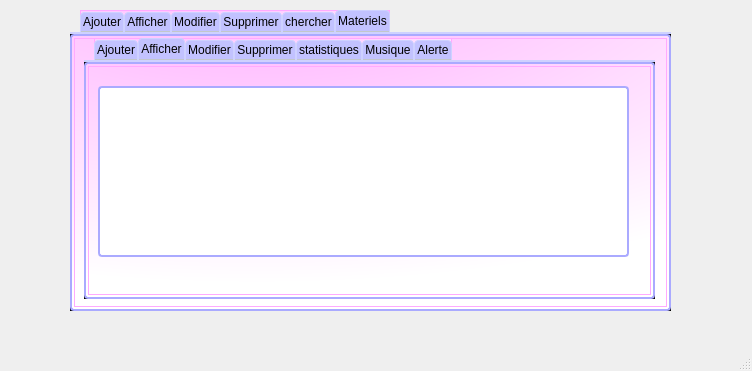
<?xml version="1.0" encoding="UTF-8"?>
<ui version="4.0">
 <class>gestionSalle</class>
 <widget class="QMainWindow" name="gestionSalle">
  <property name="geometry">
   <rect>
    <x>0</x>
    <y>0</y>
    <width>752</width>
    <height>371</height>
   </rect>
  </property>
  <property name="windowTitle">
   <string>gestionSalle</string>
  </property>
  <widget class="QWidget" name="centralwidget">
   <widget class="QTabWidget" name="tabWidget">
    <property name="enabled">
     <bool>true</bool>
    </property>
    <property name="geometry">
     <rect>
      <x>70</x>
      <y>10</y>
      <width>601</width>
      <height>301</height>
     </rect>
    </property>
    <property name="font">
     <font>
      <weight>50</weight>
      <bold>false</bold>
     </font>
    </property>
    <property name="toolTip">
     <string>&lt;html&gt;&lt;head/&gt;&lt;body&gt;&lt;p&gt;c&lt;/p&gt;&lt;/body&gt;&lt;/html&gt;</string>
    </property>
    <property name="styleSheet">
     <string notr="true">QStatusBar {
    background-color: rgb(207, 203, 255);
}
QPushButton
{
  border: 0px white;
  border-radius: 10px;
  padding: 0 8px;
  background: rgb(170, 170, 255);
}
QComboBox {
    border: 1px solid rgb(170, 170, 255);
    border-radius: 3px;
    padding: 1px 18px 1px 3px;
    min-width: 6em;
}
QTableView {
    selection-background-color: qlineargradient(x1: 0, y1: 0, x2: 0, y2: 0,
                                stop: 0 #FF92BB, stop: 1 white);
border:0.5px;
}
QLineEdit { background-color: white;
border: 2px solid rgb(170, 170, 255);
    border-radius: 4px; }

QFrame {
    border: 2px solid rgb(170, 170, 255);
    border-radius: 4px;
    padding: 2px;
    background-image: url(images/welcome.png);
}
 QLabel{
    border:0px;
    border-radius: 4px;
    padding: 0px;
    background-image: url(images/welcome.png);
}


QStatusBar {
    background-color: rgb(207, 203, 255);
}

QStatusBar::item {
    border: 1px solid red;
    border-radius: 3px;
}



/************************************************/
QTabWidget::pane { /* The tab widget frame */
    border-top: 2px solid #ced1ff;
background-color:black;
}


/* Style the tab using the tab sub-control. Note that
    it reads QTabBar _not_ QTabWidget */
QTabWidget::pane { /* The tab widget frame */
    border-top: 2px solid #ced1ff;
}

QTabWidget::tab-bar {
    left: 10px; /* move to the right by 5px */
}

/* Style the tab using the tab sub-control. Note that
    it reads QTabBar _not_ QTabWidget */
QTabBar::tab {
    background:rgb(194, 194, 255);
    border: 1px solid #ced1ff;
    border-bottom-color: #C2C7CB; /* same as the pane color */
    border-top-left-radius: 4px;
    border-top-right-radius: 4px;
    min-width: 8ex;
    padding: 2px;
}

QTabBar::tab:selected, QTabBar::tab:hover {
    background: qlineargradient(x1: 0, y1: 0, x2: 0, y2: 1,
                                stop: 0 #fafafa, stop: 0.4 #f4f4f4,
                                stop: 0.5 #e7e7e7, stop: 1.0 #fafafa);
}



QTabBar::tab:!selected {
    margin-top: 2px; /* make non-selected tabs look smaller */
}



/*********************************/


































* {   background: qradialgradient(cx: 0.3, cy: -0.4, fx: 0.3, fy: -0.4, radius: 1.35, stop: 0 #ffaaff, stop: 1  rgb(255,255, 255));   color: rgb(0,0, 0);   border: 1px solid #ffaaff; }
/** {   background-color: rgb(255, 215, 255);   color: rgb(0,0, 0);   border: 1px solid #ffaaff; }*/
</string>
    </property>
    <property name="currentIndex">
     <number>5</number>
    </property>
    <widget class="QWidget" name="ajouter">
     <attribute name="title">
      <string>Ajouter</string>
     </attribute>
     <widget class="QLineEdit" name="fonctionAdd">
      <property name="geometry">
       <rect>
        <x>130</x>
        <y>80</y>
        <width>141</width>
        <height>31</height>
       </rect>
      </property>
      <property name="font">
       <font>
        <family>Bahnschrift</family>
        <pointsize>14</pointsize>
       </font>
      </property>
      <property name="text">
       <string/>
      </property>
     </widget>
     <widget class="QLineEdit" name="capaciteAdd">
      <property name="geometry">
       <rect>
        <x>130</x>
        <y>140</y>
        <width>141</width>
        <height>31</height>
       </rect>
      </property>
      <property name="font">
       <font>
        <family>Bahnschrift</family>
        <pointsize>14</pointsize>
       </font>
      </property>
     </widget>
     <widget class="QPushButton" name="pb_ajouterS">
      <property name="geometry">
       <rect>
        <x>400</x>
        <y>190</y>
        <width>75</width>
        <height>23</height>
       </rect>
      </property>
      <property name="font">
       <font>
        <pointsize>11</pointsize>
        <weight>50</weight>
        <bold>false</bold>
        <underline>false</underline>
       </font>
      </property>
      <property name="styleSheet">
       <string notr="true"/>
      </property>
      <property name="text">
       <string>Ajouter</string>
      </property>
     </widget>
     <widget class="QLabel" name="label_1">
      <property name="geometry">
       <rect>
        <x>20</x>
        <y>90</y>
        <width>81</width>
        <height>16</height>
       </rect>
      </property>
      <property name="font">
       <font>
        <family>Arial</family>
        <pointsize>11</pointsize>
        <weight>50</weight>
        <bold>false</bold>
        <kerning>true</kerning>
       </font>
      </property>
      <property name="statusTip">
       <string/>
      </property>
      <property name="text">
       <string>Fonction</string>
      </property>
     </widget>
     <widget class="QLabel" name="label_2">
      <property name="geometry">
       <rect>
        <x>20</x>
        <y>150</y>
        <width>91</width>
        <height>16</height>
       </rect>
      </property>
      <property name="font">
       <font>
        <family>Arial</family>
        <pointsize>11</pointsize>
        <weight>50</weight>
        <bold>false</bold>
       </font>
      </property>
      <property name="text">
       <string>Capacité</string>
      </property>
     </widget>
     <widget class="QLineEdit" name="idAdd">
      <property name="geometry">
       <rect>
        <x>320</x>
        <y>40</y>
        <width>141</width>
        <height>31</height>
       </rect>
      </property>
      <property name="font">
       <font>
        <family>Bahnschrift</family>
        <pointsize>14</pointsize>
       </font>
      </property>
     </widget>
    </widget>
    <widget class="QWidget" name="afficher">
     <attribute name="title">
      <string>Afficher</string>
     </attribute>
     <widget class="QTableView" name="tableViewSalle">
      <property name="geometry">
       <rect>
        <x>20</x>
        <y>20</y>
        <width>521</width>
        <height>211</height>
       </rect>
      </property>
      <property name="styleSheet">
       <string notr="true">background-color: white;</string>
      </property>
     </widget>
     <widget class="QPushButton" name="pb_trierS">
      <property name="geometry">
       <rect>
        <x>240</x>
        <y>240</y>
        <width>75</width>
        <height>23</height>
       </rect>
      </property>
      <property name="font">
       <font>
        <pointsize>12</pointsize>
       </font>
      </property>
      <property name="text">
       <string>trier</string>
      </property>
     </widget>
    </widget>
    <widget class="QWidget" name="modifier">
     <attribute name="title">
      <string>Modifier</string>
     </attribute>
     <widget class="QPushButton" name="pb_confirmerS">
      <property name="geometry">
       <rect>
        <x>310</x>
        <y>200</y>
        <width>111</width>
        <height>23</height>
       </rect>
      </property>
      <property name="font">
       <font>
        <pointsize>12</pointsize>
       </font>
      </property>
      <property name="text">
       <string>confirmer</string>
      </property>
     </widget>
     <widget class="QLineEdit" name="idEdit">
      <property name="geometry">
       <rect>
        <x>410</x>
        <y>20</y>
        <width>141</width>
        <height>31</height>
       </rect>
      </property>
      <property name="text">
       <string/>
      </property>
     </widget>
     <widget class="QPushButton" name="pb_chercherS">
      <property name="geometry">
       <rect>
        <x>430</x>
        <y>80</y>
        <width>75</width>
        <height>23</height>
       </rect>
      </property>
      <property name="font">
       <font>
        <pointsize>12</pointsize>
       </font>
      </property>
      <property name="text">
       <string>chercher</string>
      </property>
     </widget>
     <widget class="QLabel" name="label_5">
      <property name="geometry">
       <rect>
        <x>310</x>
        <y>30</y>
        <width>81</width>
        <height>16</height>
       </rect>
      </property>
      <property name="font">
       <font>
        <pointsize>11</pointsize>
       </font>
      </property>
      <property name="text">
       <string>Identifiant</string>
      </property>
     </widget>
     <widget class="QLabel" name="label_3">
      <property name="geometry">
       <rect>
        <x>30</x>
        <y>110</y>
        <width>71</width>
        <height>16</height>
       </rect>
      </property>
      <property name="font">
       <font>
        <pointsize>11</pointsize>
        <weight>50</weight>
        <bold>false</bold>
       </font>
      </property>
      <property name="text">
       <string>Fonction</string>
      </property>
     </widget>
     <widget class="QLineEdit" name="fonctionEdit">
      <property name="geometry">
       <rect>
        <x>110</x>
        <y>100</y>
        <width>141</width>
        <height>31</height>
       </rect>
      </property>
      <property name="font">
       <font>
        <family>Bahnschrift</family>
        <pointsize>14</pointsize>
       </font>
      </property>
     </widget>
     <widget class="QLabel" name="label_4">
      <property name="geometry">
       <rect>
        <x>30</x>
        <y>170</y>
        <width>61</width>
        <height>16</height>
       </rect>
      </property>
      <property name="font">
       <font>
        <pointsize>11</pointsize>
       </font>
      </property>
      <property name="text">
       <string>Capacité</string>
      </property>
     </widget>
     <widget class="QLineEdit" name="capaciteEdit">
      <property name="geometry">
       <rect>
        <x>110</x>
        <y>160</y>
        <width>141</width>
        <height>31</height>
       </rect>
      </property>
      <property name="font">
       <font>
        <family>Bahnschrift</family>
        <pointsize>14</pointsize>
       </font>
      </property>
     </widget>
     <widget class="QPushButton" name="pb__viderS">
      <property name="geometry">
       <rect>
        <x>450</x>
        <y>200</y>
        <width>131</width>
        <height>23</height>
       </rect>
      </property>
      <property name="font">
       <font>
        <pointsize>11</pointsize>
       </font>
      </property>
      <property name="text">
       <string>Vider les champs</string>
      </property>
     </widget>
    </widget>
    <widget class="QWidget" name="supprimer">
     <attribute name="title">
      <string>Supprimer</string>
     </attribute>
     <widget class="QLineEdit" name="idDelete">
      <property name="geometry">
       <rect>
        <x>220</x>
        <y>70</y>
        <width>121</width>
        <height>31</height>
       </rect>
      </property>
     </widget>
     <widget class="QPushButton" name="pb_supprimerS">
      <property name="geometry">
       <rect>
        <x>190</x>
        <y>180</y>
        <width>91</width>
        <height>23</height>
       </rect>
      </property>
      <property name="font">
       <font>
        <pointsize>11</pointsize>
       </font>
      </property>
      <property name="text">
       <string>Supprimer</string>
      </property>
     </widget>
     <widget class="QLabel" name="label_6">
      <property name="geometry">
       <rect>
        <x>110</x>
        <y>70</y>
        <width>81</width>
        <height>20</height>
       </rect>
      </property>
      <property name="font">
       <font>
        <pointsize>12</pointsize>
       </font>
      </property>
      <property name="text">
       <string>Identifiant</string>
      </property>
     </widget>
    </widget>
    <widget class="QWidget" name="tab">
     <attribute name="title">
      <string>chercher</string>
     </attribute>
     <widget class="QLineEdit" name="pdf_fonction">
      <property name="geometry">
       <rect>
        <x>160</x>
        <y>30</y>
        <width>151</width>
        <height>31</height>
       </rect>
      </property>
      <property name="text">
       <string/>
      </property>
      <property name="maxLength">
       <number>8</number>
      </property>
     </widget>
     <widget class="QLabel" name="label_7">
      <property name="geometry">
       <rect>
        <x>20</x>
        <y>40</y>
        <width>131</width>
        <height>20</height>
       </rect>
      </property>
      <property name="font">
       <font>
        <pointsize>10</pointsize>
       </font>
      </property>
      <property name="text">
       <string>la fonction cherché</string>
      </property>
     </widget>
     <widget class="QPushButton" name="pb_pdfS">
      <property name="geometry">
       <rect>
        <x>420</x>
        <y>40</y>
        <width>75</width>
        <height>23</height>
       </rect>
      </property>
      <property name="font">
       <font>
        <pointsize>11</pointsize>
       </font>
      </property>
      <property name="text">
       <string>PDF</string>
      </property>
     </widget>
     <widget class="QPushButton" name="impri_salle">
      <property name="geometry">
       <rect>
        <x>510</x>
        <y>40</y>
        <width>75</width>
        <height>23</height>
       </rect>
      </property>
      <property name="font">
       <font>
        <pointsize>11</pointsize>
       </font>
      </property>
      <property name="text">
       <string>imprimer</string>
      </property>
     </widget>
     <widget class="QTextEdit" name="imprimer_edit">
      <property name="geometry">
       <rect>
        <x>20</x>
        <y>150</y>
        <width>551</width>
        <height>121</height>
       </rect>
      </property>
      <property name="styleSheet">
       <string notr="true">background:transparent;border:Opx</string>
      </property>
     </widget>
     <widget class="QPushButton" name="chercher_fct">
      <property name="geometry">
       <rect>
        <x>330</x>
        <y>40</y>
        <width>75</width>
        <height>23</height>
       </rect>
      </property>
      <property name="font">
       <font>
        <pointsize>11</pointsize>
       </font>
      </property>
      <property name="text">
       <string>chercher</string>
      </property>
     </widget>
     <widget class="QTableView" name="afficher_fct">
      <property name="geometry">
       <rect>
        <x>10</x>
        <y>80</y>
        <width>561</width>
        <height>61</height>
       </rect>
      </property>
      <property name="styleSheet">
       <string notr="true">background-color:white;</string>
      </property>
     </widget>
    </widget>
    <widget class="QWidget" name="materiel">
     <attribute name="title">
      <string>Materiels</string>
     </attribute>
     <widget class="QTabWidget" name="tabWidget_2">
      <property name="geometry">
       <rect>
        <x>10</x>
        <y>0</y>
        <width>571</width>
        <height>261</height>
       </rect>
      </property>
      <property name="styleSheet">
       <string notr="true">QStatusBar {
    background-color: rgb(207, 203, 255);
}
QMenuBar {
    background-color: qlineargradient(x1:0, y1:0, x2:0, y2:1,
                                      stop:0 lightgray, stop:1 darkgray);
}</string>
      </property>
      <property name="currentIndex">
       <number>1</number>
      </property>
      <widget class="QWidget" name="tab_5">
       <attribute name="title">
        <string>Ajouter</string>
       </attribute>
       <widget class="QLabel" name="label_13">
        <property name="geometry">
         <rect>
          <x>10</x>
          <y>40</y>
          <width>47</width>
          <height>13</height>
         </rect>
        </property>
        <property name="font">
         <font>
          <pointsize>11</pointsize>
         </font>
        </property>
        <property name="text">
         <string>Nom</string>
        </property>
       </widget>
       <widget class="QLineEdit" name="nomAdd">
        <property name="geometry">
         <rect>
          <x>80</x>
          <y>30</y>
          <width>141</width>
          <height>31</height>
         </rect>
        </property>
        <property name="font">
         <font>
          <family>Bahnschrift</family>
          <pointsize>14</pointsize>
         </font>
        </property>
        <property name="styleSheet">
         <string notr="true"/>
        </property>
        <property name="text">
         <string/>
        </property>
       </widget>
       <widget class="QLabel" name="label_22">
        <property name="geometry">
         <rect>
          <x>10</x>
          <y>80</y>
          <width>61</width>
          <height>16</height>
         </rect>
        </property>
        <property name="font">
         <font>
          <pointsize>11</pointsize>
         </font>
        </property>
        <property name="text">
         <string>nombre</string>
        </property>
       </widget>
       <widget class="QLineEdit" name="idmAdd">
        <property name="geometry">
         <rect>
          <x>390</x>
          <y>10</y>
          <width>141</width>
          <height>31</height>
         </rect>
        </property>
        <property name="font">
         <font>
          <family>Bahnschrift</family>
          <pointsize>14</pointsize>
         </font>
        </property>
       </widget>
       <widget class="QLineEdit" name="nombreAdd">
        <property name="geometry">
         <rect>
          <x>80</x>
          <y>70</y>
          <width>141</width>
          <height>31</height>
         </rect>
        </property>
        <property name="font">
         <font>
          <family>Bahnschrift</family>
          <pointsize>14</pointsize>
         </font>
        </property>
        <property name="text">
         <string/>
        </property>
       </widget>
       <widget class="QPushButton" name="ajout_materiel">
        <property name="geometry">
         <rect>
          <x>410</x>
          <y>180</y>
          <width>75</width>
          <height>23</height>
         </rect>
        </property>
        <property name="font">
         <font>
          <pointsize>11</pointsize>
         </font>
        </property>
        <property name="text">
         <string>Ajouter</string>
        </property>
       </widget>
       <widget class="QLineEdit" name="etatAdd">
        <property name="geometry">
         <rect>
          <x>80</x>
          <y>120</y>
          <width>141</width>
          <height>31</height>
         </rect>
        </property>
        <property name="font">
         <font>
          <family>Bahnschrift</family>
          <pointsize>14</pointsize>
         </font>
        </property>
        <property name="text">
         <string/>
        </property>
       </widget>
       <widget class="QLabel" name="label_23">
        <property name="geometry">
         <rect>
          <x>10</x>
          <y>130</y>
          <width>47</width>
          <height>13</height>
         </rect>
        </property>
        <property name="font">
         <font>
          <pointsize>11</pointsize>
         </font>
        </property>
        <property name="text">
         <string>etat</string>
        </property>
       </widget>
       <widget class="QLineEdit" name="idmsAdd">
        <property name="geometry">
         <rect>
          <x>100</x>
          <y>170</y>
          <width>41</width>
          <height>31</height>
         </rect>
        </property>
        <property name="font">
         <font>
          <family>Bahnschrift</family>
          <pointsize>14</pointsize>
         </font>
        </property>
       </widget>
       <widget class="QLabel" name="label_18">
        <property name="geometry">
         <rect>
          <x>10</x>
          <y>170</y>
          <width>81</width>
          <height>20</height>
         </rect>
        </property>
        <property name="font">
         <font>
          <pointsize>11</pointsize>
         </font>
        </property>
        <property name="text">
         <string>id_salle</string>
        </property>
       </widget>
       <widget class="QComboBox" name="comboBox">
        <property name="geometry">
         <rect>
          <x>180</x>
          <y>170</y>
          <width>101</width>
          <height>22</height>
         </rect>
        </property>
        <property name="styleSheet">
         <string notr="true">background-color:white;</string>
        </property>
       </widget>
      </widget>
      <widget class="QWidget" name="tab_6">
       <attribute name="title">
        <string>Afficher</string>
       </attribute>
       <widget class="QTableView" name="tableViewMateriel">
        <property name="geometry">
         <rect>
          <x>10</x>
          <y>20</y>
          <width>531</width>
          <height>171</height>
         </rect>
        </property>
        <property name="font">
         <font>
          <pointsize>9</pointsize>
          <kerning>false</kerning>
         </font>
        </property>
        <property name="styleSheet">
         <string notr="true">background-color: white;</string>
        </property>
        <property name="lineWidth">
         <number>0</number>
        </property>
        <property name="showGrid">
         <bool>true</bool>
        </property>
        <attribute name="horizontalHeaderCascadingSectionResizes">
         <bool>true</bool>
        </attribute>
        <attribute name="horizontalHeaderDefaultSectionSize">
         <number>100</number>
        </attribute>
        <attribute name="horizontalHeaderHighlightSections">
         <bool>false</bool>
        </attribute>
        <attribute name="verticalHeaderVisible">
         <bool>false</bool>
        </attribute>
        <attribute name="verticalHeaderCascadingSectionResizes">
         <bool>true</bool>
        </attribute>
        <attribute name="verticalHeaderMinimumSectionSize">
         <number>10</number>
        </attribute>
        <attribute name="verticalHeaderHighlightSections">
         <bool>true</bool>
        </attribute>
       </widget>
      </widget>
      <widget class="QWidget" name="tab_8">
       <attribute name="title">
        <string>Modifier</string>
       </attribute>
       <widget class="QPushButton" name="pb__viderM">
        <property name="geometry">
         <rect>
          <x>330</x>
          <y>130</y>
          <width>141</width>
          <height>23</height>
         </rect>
        </property>
        <property name="font">
         <font>
          <pointsize>11</pointsize>
         </font>
        </property>
        <property name="text">
         <string>Vider les champs</string>
        </property>
       </widget>
       <widget class="QLineEdit" name="nomEdit">
        <property name="geometry">
         <rect>
          <x>100</x>
          <y>30</y>
          <width>141</width>
          <height>31</height>
         </rect>
        </property>
        <property name="font">
         <font>
          <family>Bahnschrift</family>
          <pointsize>14</pointsize>
         </font>
        </property>
       </widget>
       <widget class="QLabel" name="label_15">
        <property name="geometry">
         <rect>
          <x>20</x>
          <y>80</y>
          <width>61</width>
          <height>16</height>
         </rect>
        </property>
        <property name="font">
         <font>
          <pointsize>11</pointsize>
         </font>
        </property>
        <property name="text">
         <string>nombre</string>
        </property>
       </widget>
       <widget class="QLineEdit" name="idmEdit">
        <property name="geometry">
         <rect>
          <x>410</x>
          <y>10</y>
          <width>91</width>
          <height>31</height>
         </rect>
        </property>
        <property name="text">
         <string/>
        </property>
       </widget>
       <widget class="QLabel" name="label_16">
        <property name="geometry">
         <rect>
          <x>20</x>
          <y>40</y>
          <width>47</width>
          <height>13</height>
         </rect>
        </property>
        <property name="font">
         <font>
          <pointsize>11</pointsize>
         </font>
        </property>
        <property name="text">
         <string>Nom</string>
        </property>
       </widget>
       <widget class="QLabel" name="label_17">
        <property name="geometry">
         <rect>
          <x>320</x>
          <y>20</y>
          <width>81</width>
          <height>20</height>
         </rect>
        </property>
        <property name="font">
         <font>
          <pointsize>11</pointsize>
         </font>
        </property>
        <property name="text">
         <string>Identifiant</string>
        </property>
       </widget>
       <widget class="QLineEdit" name="nombreEdit">
        <property name="geometry">
         <rect>
          <x>100</x>
          <y>70</y>
          <width>141</width>
          <height>31</height>
         </rect>
        </property>
        <property name="font">
         <font>
          <family>Bahnschrift</family>
          <pointsize>14</pointsize>
         </font>
        </property>
       </widget>
       <widget class="QPushButton" name="pb_chercherM">
        <property name="geometry">
         <rect>
          <x>390</x>
          <y>50</y>
          <width>75</width>
          <height>23</height>
         </rect>
        </property>
        <property name="font">
         <font>
          <pointsize>10</pointsize>
         </font>
        </property>
        <property name="text">
         <string>chercher</string>
        </property>
       </widget>
       <widget class="QGroupBox" name="boxEtat">
        <property name="enabled">
         <bool>true</bool>
        </property>
        <property name="geometry">
         <rect>
          <x>10</x>
          <y>120</y>
          <width>231</width>
          <height>81</height>
         </rect>
        </property>
        <property name="font">
         <font>
          <family>Bahnschrift</family>
          <pointsize>11</pointsize>
          <kerning>true</kerning>
         </font>
        </property>
        <property name="styleSheet">
         <string notr="true">border: 2px solid rgb(170, 170, 255);
background-color:white;</string>
        </property>
        <property name="title">
         <string>etat</string>
        </property>
        <widget class="QRadioButton" name="radioButton_2">
         <property name="geometry">
          <rect>
           <x>90</x>
           <y>40</y>
           <width>121</width>
           <height>17</height>
          </rect>
         </property>
         <property name="font">
          <font>
           <pointsize>11</pointsize>
          </font>
         </property>
         <property name="styleSheet">
          <string notr="true">background-color:white;
border: 0px white;</string>
         </property>
         <property name="text">
          <string>en bonne etat</string>
         </property>
        </widget>
        <widget class="QRadioButton" name="radioButton">
         <property name="geometry">
          <rect>
           <x>90</x>
           <y>20</y>
           <width>101</width>
           <height>17</height>
          </rect>
         </property>
         <property name="font">
          <font>
           <pointsize>11</pointsize>
          </font>
         </property>
         <property name="styleSheet">
          <string notr="true">border: 2px solid rgb(255, 255, 255);</string>
         </property>
         <property name="text">
          <string>en panne</string>
         </property>
        </widget>
        <widget class="QLineEdit" name="etatEdit">
         <property name="geometry">
          <rect>
           <x>10</x>
           <y>30</y>
           <width>31</width>
           <height>31</height>
          </rect>
         </property>
         <property name="font">
          <font>
           <family>Bahnschrift</family>
           <pointsize>14</pointsize>
          </font>
         </property>
        </widget>
       </widget>
       <widget class="QPushButton" name="modifier_materiel">
        <property name="geometry">
         <rect>
          <x>360</x>
          <y>170</y>
          <width>81</width>
          <height>23</height>
         </rect>
        </property>
        <property name="font">
         <font>
          <pointsize>10</pointsize>
         </font>
        </property>
        <property name="text">
         <string>confirmer</string>
        </property>
       </widget>
      </widget>
      <widget class="QWidget" name="tab_7">
       <attribute name="title">
        <string>Supprimer</string>
       </attribute>
       <widget class="QLabel" name="label_66">
        <property name="geometry">
         <rect>
          <x>70</x>
          <y>40</y>
          <width>81</width>
          <height>20</height>
         </rect>
        </property>
        <property name="font">
         <font>
          <pointsize>11</pointsize>
         </font>
        </property>
        <property name="text">
         <string>Identifiant</string>
        </property>
       </widget>
       <widget class="QLineEdit" name="idmDelete">
        <property name="geometry">
         <rect>
          <x>190</x>
          <y>40</y>
          <width>113</width>
          <height>20</height>
         </rect>
        </property>
       </widget>
       <widget class="QPushButton" name="pb_supprimerM">
        <property name="geometry">
         <rect>
          <x>290</x>
          <y>150</y>
          <width>75</width>
          <height>23</height>
         </rect>
        </property>
        <property name="text">
         <string>Supprimer</string>
        </property>
       </widget>
       <widget class="QPushButton" name="pushButton_2">
        <property name="geometry">
         <rect>
          <x>100</x>
          <y>130</y>
          <width>75</width>
          <height>23</height>
         </rect>
        </property>
        <property name="text">
         <string>ajout</string>
        </property>
       </widget>
      </widget>
      <widget class="QWidget" name="tab_2">
       <attribute name="title">
        <string>statistiques</string>
       </attribute>
       <widget class="QCustomPlot" name="qplot" native="true">
        <property name="geometry">
         <rect>
          <x>20</x>
          <y>20</y>
          <width>501</width>
          <height>171</height>
         </rect>
        </property>
        <property name="styleSheet">
         <string notr="true">
background-color: white;
</string>
        </property>
       </widget>
       <widget class="QPushButton" name="makePlot">
        <property name="geometry">
         <rect>
          <x>430</x>
          <y>200</y>
          <width>75</width>
          <height>23</height>
         </rect>
        </property>
        <property name="font">
         <font>
          <pointsize>10</pointsize>
         </font>
        </property>
        <property name="text">
         <string>Stat</string>
        </property>
       </widget>
       <widget class="QPushButton" name="alert">
        <property name="geometry">
         <rect>
          <x>60</x>
          <y>200</y>
          <width>75</width>
          <height>23</height>
         </rect>
        </property>
        <property name="font">
         <font>
          <pointsize>10</pointsize>
         </font>
        </property>
        <property name="text">
         <string>Check</string>
        </property>
       </widget>
      </widget>
      <widget class="QWidget" name="tab_4">
       <attribute name="title">
        <string>Musique</string>
       </attribute>
       <widget class="QListWidget" name="songList">
        <property name="geometry">
         <rect>
          <x>20</x>
          <y>80</y>
          <width>501</width>
          <height>101</height>
         </rect>
        </property>
       </widget>
       <widget class="QLabel" name="label">
        <property name="geometry">
         <rect>
          <x>20</x>
          <y>10</y>
          <width>44</width>
          <height>22</height>
         </rect>
        </property>
        <property name="text">
         <string>00:00:00</string>
        </property>
        <property name="textFormat">
         <enum>Qt::AutoText</enum>
        </property>
        <property name="alignment">
         <set>Qt::AlignCenter</set>
        </property>
       </widget>
       <widget class="QPushButton" name="previousButton">
        <property name="geometry">
         <rect>
          <x>260</x>
          <y>40</y>
          <width>75</width>
          <height>23</height>
         </rect>
        </property>
        <property name="font">
         <font>
          <pointsize>9</pointsize>
         </font>
        </property>
        <property name="text">
         <string>Previous</string>
        </property>
       </widget>
       <widget class="QPushButton" name="addMediaButton">
        <property name="geometry">
         <rect>
          <x>20</x>
          <y>200</y>
          <width>95</width>
          <height>23</height>
         </rect>
        </property>
        <property name="font">
         <font>
          <pointsize>9</pointsize>
         </font>
        </property>
        <property name="text">
         <string>Add Media</string>
        </property>
       </widget>
       <widget class="QPushButton" name="pauseButton">
        <property name="geometry">
         <rect>
          <x>460</x>
          <y>40</y>
          <width>75</width>
          <height>23</height>
         </rect>
        </property>
        <property name="font">
         <font>
          <pointsize>9</pointsize>
         </font>
        </property>
        <property name="text">
         <string>Pause</string>
        </property>
       </widget>
       <widget class="QSlider" name="timeSlider">
        <property name="geometry">
         <rect>
          <x>80</x>
          <y>10</y>
          <width>172</width>
          <height>22</height>
         </rect>
        </property>
        <property name="maximum">
         <number>1000</number>
        </property>
        <property name="orientation">
         <enum>Qt::Horizontal</enum>
        </property>
       </widget>
       <widget class="QSlider" name="volumeSlider">
        <property name="geometry">
         <rect>
          <x>380</x>
          <y>10</y>
          <width>171</width>
          <height>22</height>
         </rect>
        </property>
        <property name="maximum">
         <number>100</number>
        </property>
        <property name="value">
         <number>60</number>
        </property>
        <property name="orientation">
         <enum>Qt::Horizontal</enum>
        </property>
       </widget>
       <widget class="QPushButton" name="playButton">
        <property name="geometry">
         <rect>
          <x>50</x>
          <y>40</y>
          <width>75</width>
          <height>23</height>
         </rect>
        </property>
        <property name="font">
         <font>
          <pointsize>9</pointsize>
         </font>
        </property>
        <property name="text">
         <string>Play</string>
        </property>
       </widget>
       <widget class="QPushButton" name="savePlaylistButton">
        <property name="geometry">
         <rect>
          <x>440</x>
          <y>200</y>
          <width>95</width>
          <height>23</height>
         </rect>
        </property>
        <property name="font">
         <font>
          <pointsize>9</pointsize>
         </font>
        </property>
        <property name="text">
         <string>Save</string>
        </property>
       </widget>
       <widget class="QPushButton" name="removeMediaButton">
        <property name="geometry">
         <rect>
          <x>150</x>
          <y>200</y>
          <width>95</width>
          <height>23</height>
         </rect>
        </property>
        <property name="font">
         <font>
          <pointsize>9</pointsize>
         </font>
        </property>
        <property name="text">
         <string>Remove Media</string>
        </property>
       </widget>
       <widget class="QPushButton" name="loadPlaylistButton">
        <property name="geometry">
         <rect>
          <x>290</x>
          <y>200</y>
          <width>96</width>
          <height>23</height>
         </rect>
        </property>
        <property name="font">
         <font>
          <pointsize>9</pointsize>
         </font>
        </property>
        <property name="text">
         <string>Load</string>
        </property>
       </widget>
       <widget class="QPushButton" name="stopButton">
        <property name="geometry">
         <rect>
          <x>150</x>
          <y>40</y>
          <width>75</width>
          <height>23</height>
         </rect>
        </property>
        <property name="font">
         <font>
          <pointsize>9</pointsize>
         </font>
        </property>
        <property name="text">
         <string>Stop</string>
        </property>
       </widget>
       <widget class="QPushButton" name="nextButton">
        <property name="geometry">
         <rect>
          <x>360</x>
          <y>40</y>
          <width>75</width>
          <height>23</height>
         </rect>
        </property>
        <property name="font">
         <font>
          <pointsize>9</pointsize>
         </font>
        </property>
        <property name="text">
         <string>Next</string>
        </property>
       </widget>
       <widget class="QLabel" name="label_14">
        <property name="geometry">
         <rect>
          <x>310</x>
          <y>10</y>
          <width>61</width>
          <height>20</height>
         </rect>
        </property>
        <property name="font">
         <font>
          <pointsize>11</pointsize>
         </font>
        </property>
        <property name="text">
         <string>Volume</string>
        </property>
       </widget>
      </widget>
      <widget class="QWidget" name="tab_3">
       <attribute name="title">
        <string>Alerte</string>
       </attribute>
       <widget class="QLineEdit" name="lineEdit_2_text_mail">
        <property name="geometry">
         <rect>
          <x>300</x>
          <y>30</y>
          <width>211</width>
          <height>131</height>
         </rect>
        </property>
       </widget>
       <widget class="QLineEdit" name="lineEdit_sujetmail">
        <property name="geometry">
         <rect>
          <x>50</x>
          <y>30</y>
          <width>113</width>
          <height>20</height>
         </rect>
        </property>
       </widget>
       <widget class="QPushButton" name="envoimail">
        <property name="geometry">
         <rect>
          <x>140</x>
          <y>370</y>
          <width>191</width>
          <height>23</height>
         </rect>
        </property>
        <property name="text">
         <string>envoyer mail</string>
        </property>
       </widget>
       <widget class="QLineEdit" name="lineEdit_distinataire">
        <property name="geometry">
         <rect>
          <x>30</x>
          <y>60</y>
          <width>181</width>
          <height>21</height>
         </rect>
        </property>
       </widget>
      </widget>
     </widget>
    </widget>
   </widget>
  </widget>
  <widget class="QMenuBar" name="menubar">
   <property name="geometry">
    <rect>
     <x>0</x>
     <y>0</y>
     <width>752</width>
     <height>21</height>
    </rect>
   </property>
  </widget>
  <widget class="QStatusBar" name="statusbar"/>
 </widget>
 <customwidgets>
  <customwidget>
   <class>QCustomPlot</class>
   <extends>QWidget</extends>
   <header>qcustomplot.h</header>
   <container>1</container>
  </customwidget>
 </customwidgets>
 <resources/>
 <connections/>
</ui>
